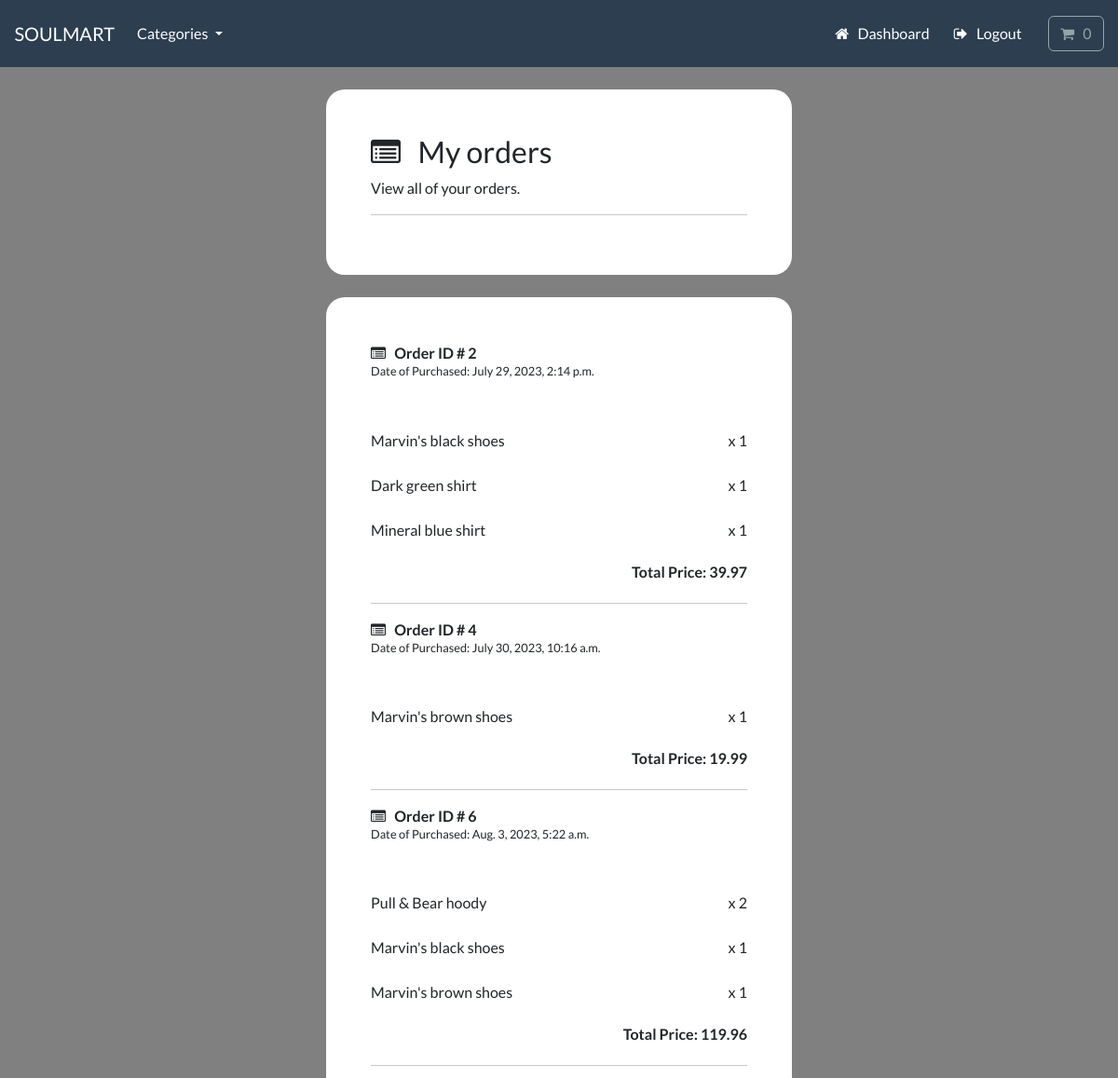
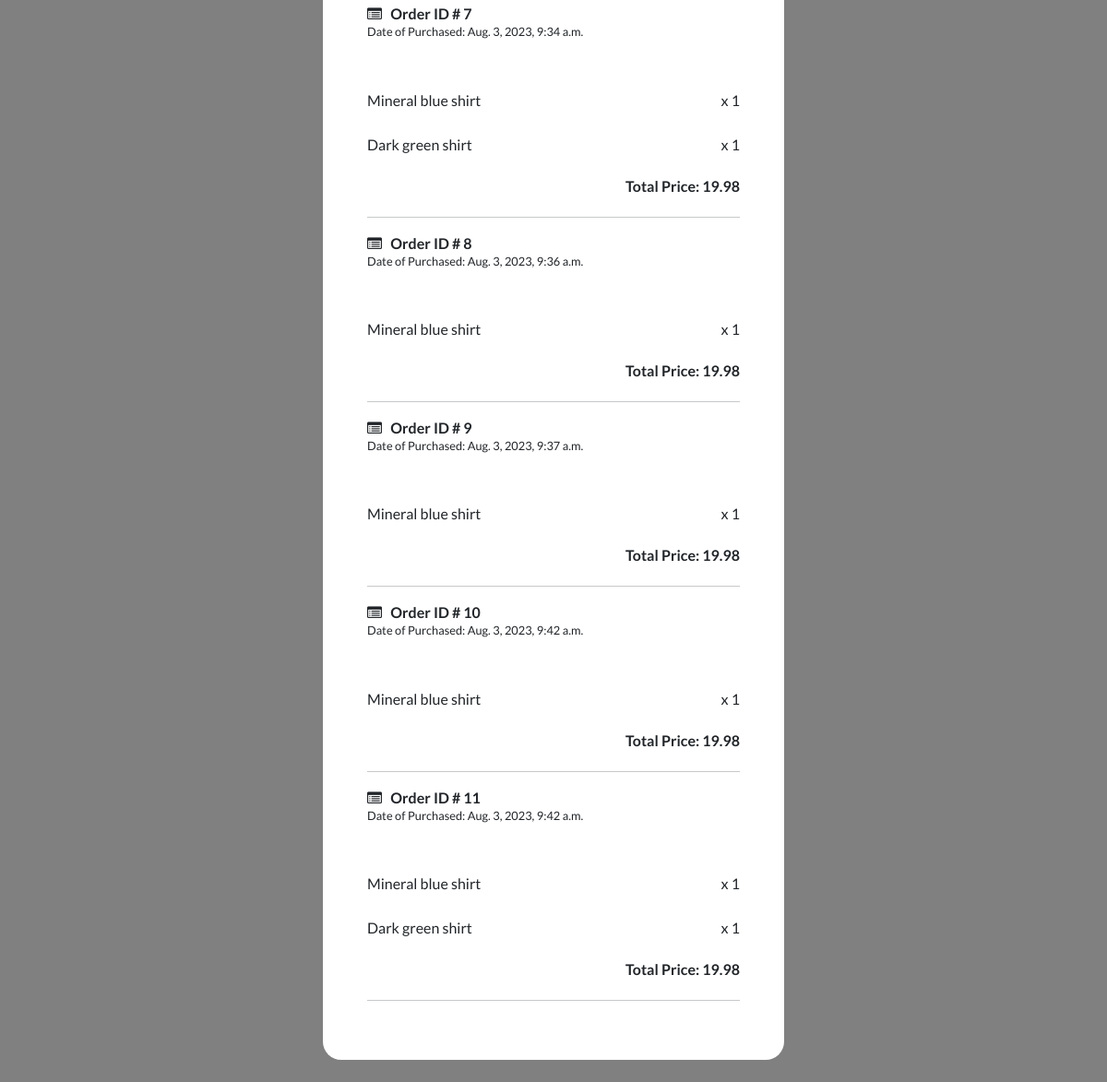
/account/track-orders (signed in), run on the app's committed database (2 pictures, top to bottom).
### payment/models.py (models this page shows, shortened)
class Order(models.Model):
    full_name = models.CharField(max_length=300)
    email = models.EmailField(max_length=255)
    shipping_address = models.TextField(max_length=1000)
    amount_paid = models.DecimalField(max_digits=8, decimal_places=2)
    date_ordered = models.DateTimeField(auto_now_add=True)
    user = models.ForeignKey(User, on_delete=models.CASCADE, null=True, blank=True)

class OrderItem(models.Model):
    order = models.ForeignKey(Order, on_delete=models.CASCADE, null=True)
    product = models.ForeignKey(Product, on_delete=models.CASCADE, null=True)
    quantity = models.PositiveBigIntegerField(default=1)
    price = models.DecimalField(max_digits=8, decimal_places=2)
    user = models.ForeignKey(User, on_delete=models.CASCADE, null=True, blank=True)

### store/models.py (models this page shows, shortened)
class Product(models.Model):
    category = models.ForeignKey(Category, related_name='product', on_delete=models.CASCADE, null=True)
    title = models.CharField(max_length=250)
    brand = models.CharField(max_length=250, default='un-branded')
    description = models.TextField(blank=True)
    slug = models.SlugField(max_length=250) # Unique Products
    price = models.DecimalField(max_digits=4, decimal_places=2)
    image = models.ImageField(upload_to='images/')
    class Meta:
        verbose_name_plural = 'products'
    def __str__(self):
        return self.title

### account/views.py (the view)
# urls.py: path('track-orders', views.track_orders, name='track-orders'),
@login_required(login_url='my-login')
def track_orders(request):
    try: # If that user place the order
        orders = Order.objects.filter(user=request.user)
        context = {'orders': orders}
        return render(request, 'account/track-orders.html', context=context)
    except: # Guest user place order
        return render(request, 'account/track-orders.html')

### cart/cart.py (called while the page is built)
    def __len__(self):
        return sum(item['qty'] for item in self.cart.values())

### cart/context_processors.py (called while the page is built)
def cart(request):
    return {'cart': Cart(request)}

### store/models.py (called while the page is built)
    def get_absolute_url(self):
        return reverse('list-category', args=[self.slug])

### store/views.py (called while the page is built)
def categories(request):
    all_categories = Category.objects.all()
    return {'all_categories': all_categories}

### account/templates/account/track-orders.html (shortened to what this page needs)
{% include "store/base.html" %}
{% load static %}
{% load crispy_forms_tags %}
{% block content %}
    <div class="container bg-white shadow-md p-5 form-layout ">
        <h3> <i class="fa fa-list-alt" aria-hidden="true"></i> &nbsp; My orders </h3>
        <p> View all of your orders. </p>
        <hr>
    </div>
    <div class="container bg-white shadow-md p-5 form-layout ">
        {% for order in orders %}
            <div>
                <strong> <i class="fa fa-list-alt" aria-hidden="true"></i> &nbsp;  Order ID # {{order.id}} </strong>
                <h6 class="dop">Date of Purchased: {{order.date_ordered}}</h6>
                <br><br>
                {% for item in order.orderitem_set.all %}
                    <div class="order-item-qty-container">
                        <h6 class="item-name">{{item.product}}</h6>
                        <h6 class="item-qty">x {{item.quantity}}</h6>
                        <br> <br>
                    </div>
                {% endfor %}
                <div class="order-item-price">
                    <h6 class="order-price">Total Price: {{order.amount_paid}}</h6>
                    <br>
                </div>
                <hr>
            </div>
        {% endfor %}
    </div>
{% endblock %}

### store/templates/store/base.html (shortened to what this page needs)
{% load static %}
<!DOCTYPE html>
<html>
    <head>
        <link rel="stylesheet" href="https://bootswatch.com/5/flatly/bootstrap.min.css">
        <link rel="stylesheet" href="https://cdnjs.cloudflare.com/ajax/libs/font-awesome/4.7.0/css/font-awesome.min.css">
    </head>
    <nav class="navbar navbar-expand-lg bg-primary justify-content-center">
        <a class="navbar-brand main-heading text-white" href="{% url 'store' %}">
        &nbsp; &nbsp; SOULMART
        </a>
        <div class="collapse navbar-collapse" id="navbarCollapse">
            <ul class="navbar-nav me-auto mb-2 mb-md-0">
                <li class="nav-item dropdown">
                    <a class="nav-link dropdown-toggle text-white" href="#" id="navbarDropdown" role="button"
                    data-bs-toggle="dropdown" aria-expanded="false">
                        Categories
                    </a>
                </li>
            </ul>
        </div>
        <div class="collapse navbar-collapse text-center" id="navbarNavDropdown">
            <ul class="navbar-nav ms-auto">
                {% if user.is_authenticated %}
                    <li class="nav-item">
                        <a class="btn btn-alert navbar-btn text-white" type="button"  href="{% url 'dashboard' %}"> <i class="fa fa-home" aria-hidden="true"></i> &nbsp; Dashboard </a>
                    </li>
                    <li class="nav-item">
                        <a class="btn btn-alert navbar-btn text-white" type="button"  href="{% url 'user-logout' %}"> <i class="fa fa-sign-out" aria-hidden="true"></i> &nbsp; Logout </a>
                    </li>
                {% endif %}
                <li class="nav-item">
                    <a type="button" role="button" href="{% url 'cart-summary' %}" class="btn btn-outline-secondary">
                        <i class="fa fa-shopping-cart" aria-hidden="true"> </i>
                        <div id="cart-qty" class="d-inline-flex">
                            {% with qty_amount=cart|length %}
                                {% if qty_amount > 0 %}
                                    {{ qty_amount }}
                                    {% else %}
                                        0
                                {% endif %}
                            {% endwith %}
                        </div>
                    </a>
                </li>
            </ul>
        </div>
    </nav>
    <body>
    </body>
</html>

### account/templates/account/track-orders.html (style rules this page uses)
body { background-color: gray; }
.form-layout { border-radius: 20px; width: 500px; }
.order-item-qty-container { position: relative; }
.item-name { position: absolute; top: 0; left: 0; }
.item-qty { position: absolute; top:0; right:0; }
.order-item-price { position: relative; }
.order-price { position: absolute; bottom: 0; right: 0; font-weight: bold; }
.dop { font-size: 0.8rem; }

### data on the page
Order: id "2", date_ordered "July 29, 2023, 2:14 p.m.", amount_paid "39.97"
OrderItem: product "Marvin's black shoes", quantity "1"
OrderItem: product "Dark green shirt", quantity "1"
OrderItem: product "Mineral blue shirt", quantity "1"
Order: id "4", date_ordered "July 30, 2023, 10:16 a.m.", amount_paid "19.99"
OrderItem: product "Marvin's brown shoes", quantity "1"
Order: id "6", date_ordered "Aug. 3, 2023, 5:22 a.m.", amount_paid "119.96"
OrderItem: product "Pull & Bear hoody", quantity "2"
OrderItem: product "Marvin's black shoes", quantity "1"
OrderItem: product "Marvin's brown shoes", quantity "1"
Order: id "7", date_ordered "Aug. 3, 2023, 9:34 a.m.", amount_paid "19.98"
OrderItem: product "Mineral blue shirt", quantity "1"
OrderItem: product "Dark green shirt", quantity "1"
Order: id "8", date_ordered "Aug. 3, 2023, 9:36 a.m.", amount_paid "19.98"
OrderItem: product "Mineral blue shirt", quantity "1"
Order: id "9", date_ordered "Aug. 3, 2023, 9:37 a.m.", amount_paid "19.98"
OrderItem: product "Mineral blue shirt", quantity "1"
Order: id "10", date_ordered "Aug. 3, 2023, 9:42 a.m.", amount_paid "19.98"
OrderItem: product "Mineral blue shirt", quantity "1"
Order: id "11", date_ordered "Aug. 3, 2023, 9:42 a.m.", amount_paid "19.98"
OrderItem: product "Mineral blue shirt", quantity "1"
OrderItem: product "Dark green shirt", quantity "1"
